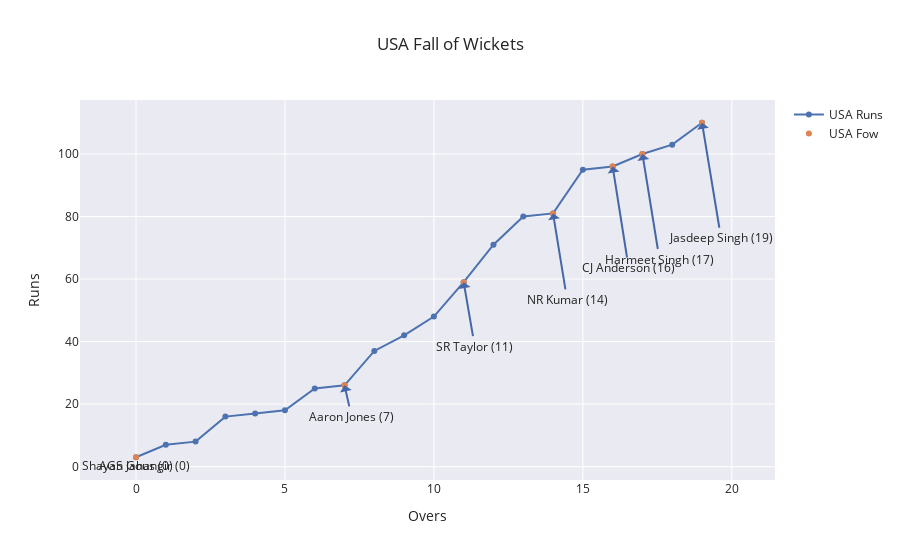

The notebook cell this image was saved under:
### Code cell
fig=pg.Figure()
fig.add_trace(pg.Scatter(
x=usa.index,
y= usa.values,
mode= 'lines+markers',
name= 'USA Runs'))

fig.add_trace(pg.Scatter(
x=usa_fow.index,
y= usa.loc[usa_fow.index],
mode= 'markers',
name= 'USA Fow'))

for _, row in usa_player_names.iterrows():
    fig.add_annotation(
    x = row['over'],
    y = usa.loc[row['over']],
    text = f"{row['batter']} ({row['over']})",
    showarrow = True,
    ax = row['over'],
    ay = usa.loc[row['over']]+ 5
    )

fig.update_layout(
title = 'USA Fall of Wickets',
xaxis_title = 'Overs',
yaxis_title = 'Runs',
template = 'seaborn')

### Figure 1 — Plotly figure (JSON) as saved in the notebook; plotly's stock layout.template omitted (floating-point values rounded to 4 significant figures)
{"data": [{"mode": "lines+markers", "name": "USA Runs", "type": "scatter", "x": [0, 1, 2, 3, 4, 5, 6, 7, 8, 9, 10, 11, 12, 13, 14, 15, 16, 17, 18, 19], "y": [3, 7, 8, 16, 17, 18, 25, 26, 37, 42, 48, 59, 71, 80, 81, 95, 96, 100, 103, 110]}, {"mode": "markers", "name": "USA Fow", "type": "scatter", "x": [0, 7, 11, 14, 16, 17, 19], "y": [3, 26, 59, 81, 96, 100, 110]}], "layout": {"annotations": [{"ax": 0, "ay": 8, "showarrow": true, "text": "Shayan Jahangir (0)", "x": 0, "y": 3}, {"ax": 0, "ay": 8, "showarrow": true, "text": "AGS Gous (0)", "x": 0, "y": 3}, {"ax": 7, "ay": 31, "showarrow": true, "text": "Aaron Jones (7)", "x": 7, "y": 26}, {"ax": 11, "ay": 64, "showarrow": true, "text": "SR Taylor (11)", "x": 11, "y": 59}, {"ax": 14, "ay": 86, "showarrow": true, "text": "NR Kumar (14)", "x": 14, "y": 81}, {"ax": 16, "ay": 101, "showarrow": true, "text": "CJ Anderson (16)", "x": 16, "y": 96}, {"ax": 17, "ay": 105, "showarrow": true, "text": "Harmeet Singh (17)", "x": 17, "y": 100}, {"ax": 19, "ay": 115, "showarrow": true, "text": "Jasdeep Singh (19)", "x": 19, "y": 110}], "title": {"text": "USA Fall of Wickets"}, "xaxis": {"title": {"text": "Overs"}}, "yaxis": {"title": {"text": "Runs"}}}}
